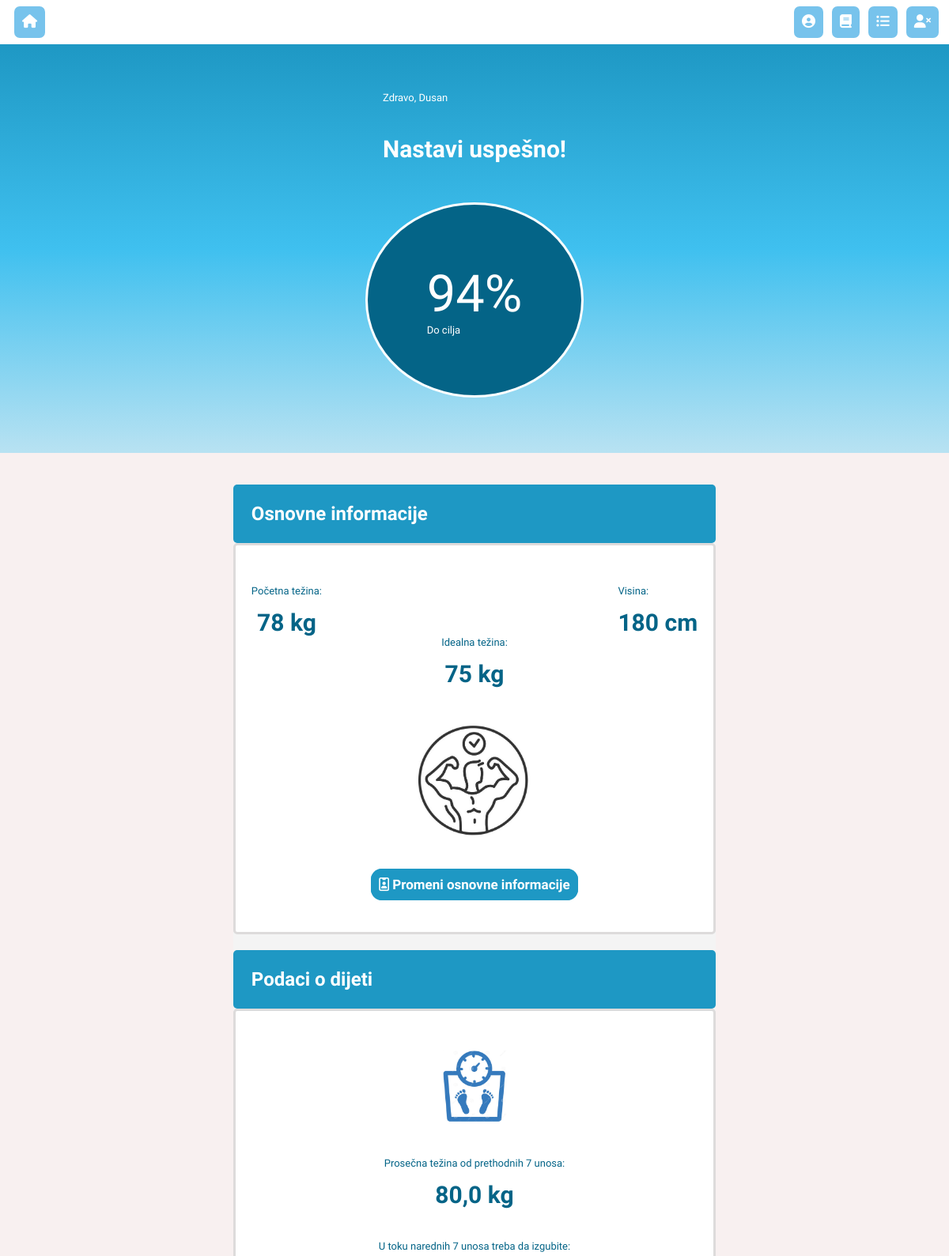
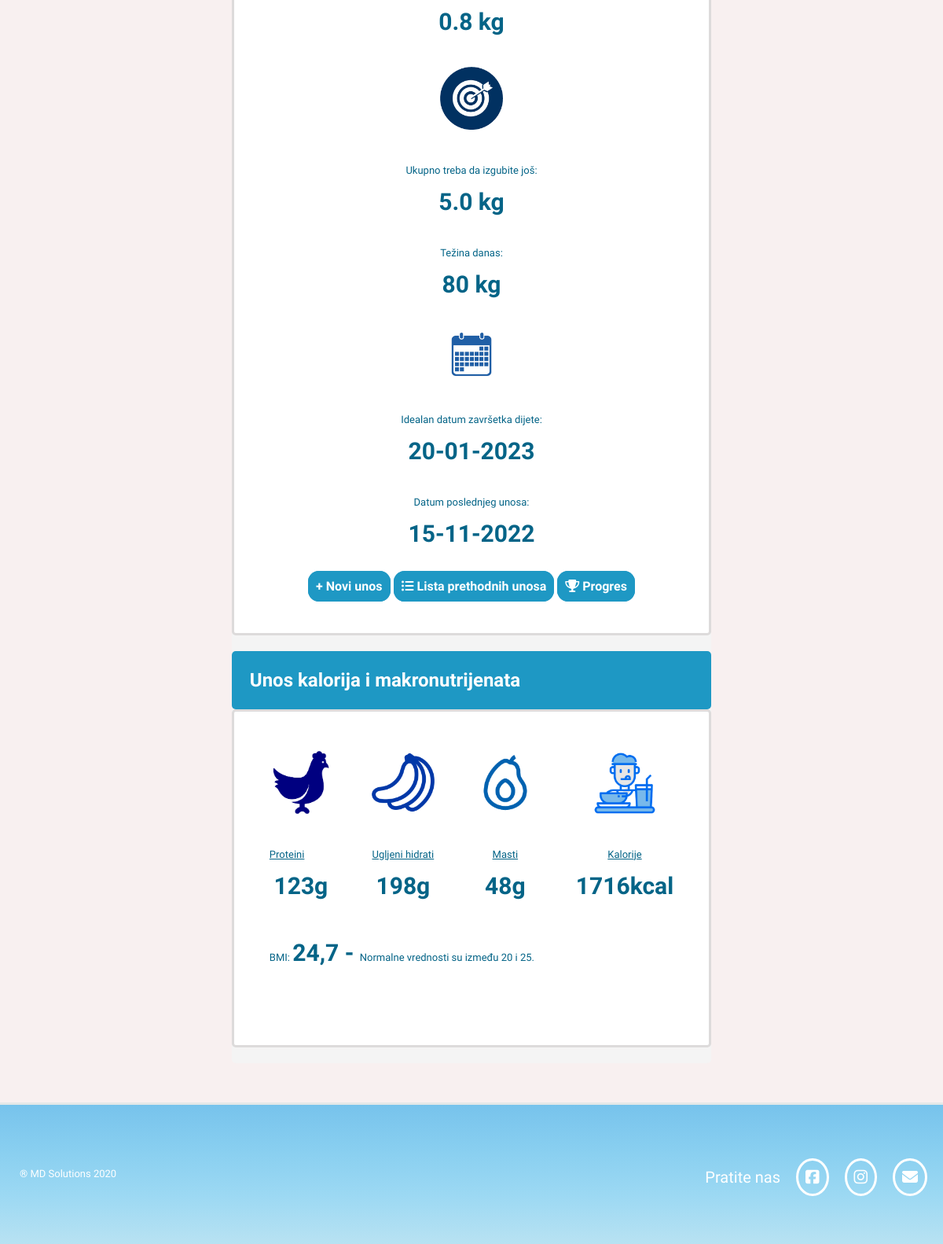
Page /overview/ (signed in) on the committed database (2 pictures, top to bottom).
### dijeta_je_meta/models.py (models this page shows, shortened)
class StartUserWeightAndHeight(models.Model):
    owner = models.ForeignKey(User, on_delete=models.CASCADE)
    ime = models.CharField(max_length=25, default="",
    validators=[MinLengthValidator(3)]
    )
    pocetna_tezina = models.IntegerField(
        default=0,
        validators=[
            MaxValueValidator(400),
            MinValueValidator(45)
        ]
    )
    visina = models.IntegerField(
        default=0,
        validators=[
            MaxValueValidator(250),
            MinValueValidator(140)
        ]
    )
    pol_m = "Muški"
    pol_z = "Ženski"
    polovi = [
        (pol_m,"Muški"),
        (pol_z,"Ženski")
    ]
    pol = models.CharField(max_length=6, choices=polovi,default=pol_m)

class CurrentWeight(models.Model):
    owner = models.ForeignKey(User, on_delete=models.CASCADE,blank=True)
    date_added = models.DateTimeField(auto_now_add=True)
    trenutna_tezina = models.IntegerField(
              default=0,
        validators=[
            MaxValueValidator(400),
            MinValueValidator(45)
        ]
    )
    detalji = models.TextField(blank=True)
    class Meta:
       ordering = ['-date_added']

### dijeta_je_meta/views.py (the view)
# urls.py: path("overview/", views.userinfo, name='userinfo'),
@login_required
def userinfo(request):
    info =  request.user.startuserweightandheight_set.all()
    context ={'info':info}
    if StartUserWeightAndHeight.objects.filter(owner=request.user):
        trenutna_tezina = StartUserWeightAndHeight.objects.filter(owner=request.user).first().pocetna_tezina
        idealna_tezina = round(ideal_weight(request))
        bmi = round(StartUserWeightAndHeight.objects.filter(owner=request.user).first().pocetna_tezina / pow(StartUserWeightAndHeight.objects.filter(owner=request.user).first().visina/100,2),1)
        macro_instance = WeightAndMacros(idealna_tezina,trenutna_tezina)
        macro_instance.calculate_macros(context)
        macro_instance.weight_diff(context)
        context['bmi'] = bmi
        context['trenutna_tezina'] = round(trenutna_tezina,1)
    if len(CurrentWeight.objects.filter(owner=request.user)) > 0:
       trenutna_tezina = CurrentWeight.objects.filter(owner=request.user).first().trenutna_tezina
       poslednji_unos = CurrentWeight.objects.filter(owner=request.user).first().date_added
       context['trenutna_tezina'] = trenutna_tezina
       context['poslednji_unos']=poslednji_unos
    if len(CurrentWeight.objects.filter(owner=request.user)) > 6:
        week = round(week_avg(request),1)
        bmi = round(week / pow(StartUserWeightAndHeight.objects.filter(owner=request.user).first().visina/100,2),1)
        macro_instance = WeightAndMacros(idealna_tezina,week)
        macro_instance.calculate_macros(context)
        macro_instance.weight_diff(context)
        if idealna_tezina > week:
            progres = round((week/idealna_tezina)*100)
        else:
            progres = round((idealna_tezina/week)*100)
        context['progres'] = progres
        context['bmi'] = bmi
        context['week_avg'] = week
    return render(request, "dijeta_je_meta/userinfo.html", context)

### dijeta_je_meta/views.py (called while the page is built)
def week_avg(request):
    counter = 6
    counter2 = 0
    while len(CurrentWeight.objects.filter(owner=request.user)) > counter:
        c = CurrentWeight.objects.filter(owner=request.user).order_by('date_added')[counter2:counter+1]
        counter += 7
        counter2 += 7
        week_avg = 0
        for i in range(7): # Sa for loopom ides kroz elemente liste koju si iznad napravio u query-ju!
            week_avg += c[i].trenutna_tezina
        week_avg = round(week_avg/7,2)
    return week_avg

def ideal_weight(request):
    if StartUserWeightAndHeight.objects.filter(owner=request.user):
        if StartUserWeightAndHeight.objects.filter(owner=request.user).first().pol == "Мuški":
           ideal_kg = 50+(0.91*(StartUserWeightAndHeight.objects.filter(owner=request.user).first().visina-152.4))
        else:
            ideal_kg = 50+(0.91*(StartUserWeightAndHeight.objects.filter(owner=request.user).first().visina-152.4))
        return ideal_kg

    def calculate_macros(self,context):
     context['proteini'] = self.protein
     context['idealna_tezina'] = self.idealna
     if self.trenutna > self.idealna:
        self.calories = self.calories - ((self.trenutna*2.2*13)*25/100)
        fat = round(self.calories*25/100/9)
        carbs = round(((self.calories- (self.protein*4 + fat*9))/4))
     elif self.trenutna < self.idealna:
        self.calories = self.calories + ((self.trenutna*2.2*13)*25/100)
        fat = round(self.calories*25/100/9)
        carbs = round((self.calories - (self.protein*4 + fat*9))/4)
     else:
        fat = round(self.calories*25/100/9)
        carbs = round((self.calories - (self.protein*4 + fat*9))/4)
     context['kalorije'] = round(self.calories)
     context['masti'] = fat
     context['carbs'] = carbs
     return context

### dijeta_je_meta/templates/dijeta_je_meta/userinfo.html (shortened to what this page needs)
{% extends "dijeta_je_meta/base.html" %}
{% load static %}
{% block content %}
  {% for i in info %}
  <div class="circle-back">
  <div class="center-main">
    <div class="start-text">
    <p>Zdravo, {{i.ime}}</p>
    <p class="head">Nastavi uspešno!</p>
    </div>
   </div>
  {% if week_avg > 0 %}
  <div class="center-main">
    <div class="progres-border">
     <p class="progres-font">{{progres}}%</p>
     <p>Do cilja</p>
    </div>
  </div>
  {% endif %}
  </div>
  <div class="center-main">
    <div id="userinfo">
    <h2 class="info-header">Osnovne informacije</h2>
    <div class="inner-info">
      <div class="info-flex">
        <div id="space">
          <p>Početna težina:</p>
          <p class="info-highlight"> {{i.pocetna_tezina}} kg</p>
        </div>
        <div>
          <p>Visina:</p>
          <p class="info-highlight"> {{i.visina}} cm</p>
        </div>
      </div>
      <div class="center">
        <div>
          <p>Idealna težina: </p>
          <p class="info-highlight">{{idealna_tezina}} kg</p>
        </div>
        <img src="../../static/dijeta_je_meta/images/ideal logo.png" alt="idealna tezina" class="resize">
      </div>
      <div class="center">
        <a href="{% url 'updateinfo' i.id %}" class="button" id="info-button"><i class="fa fa-id-badge"></i> Promeni osnovne informacije</a>
      </div>
    </div>
    <h2 class="info-header">Podaci o dijeti</h2>
    <div class="center">
    <div class="inner-info">
      {% if week_avg > 0 %}
      <img src="../../static/dijeta_je_meta/images/scale_logo2.png" alt="idealna tezina" class="resize2" class="center">
      <div class="p-space">
        <p>Prosečna težina od prethodnih 7 unosa: </p>
        <p class="info-highlight"> {{week_avg}} kg </p>
      </div>
      {% else %}
      <img src="../../static/dijeta_je_meta/images/scale_logo2.png" alt="slika vage" class="resize2" class="center">
      <div class="p-space">
        <p>Prosečna težina od prethodnih 7 unosa: </p>
        <p class="info-highlight"> Nemate 7 unosa </p>
      </div>
      {% endif %}
      <div class="p-space">
        <p>{{prosek|slice:43}}</p>
        <p class="info-highlight">{{prosek|slice:"43:51"}}</p>
      </div>
      <img src="../../static/dijeta_je_meta/images/target-icon-png-17.png" alt="slika mete" class="resize2" class="center">
      <div class="p-space">
        <p>{{razlika|slice:30}}</p>
        <p class="info-highlight">{{razlika|slice:"30:"}}</p>
      </div>
      <div class="p-space">
        <p>Težina danas:</p>
        <p class="info-highlight">{{trenutna_tezina}} kg</p>
      </div>
      <img src="../../static/dijeta_je_meta/images/c1-removebg-preview.png" alt="slika kalendara" class="resize2" class="center">
      <div class="p-space">
        <p>{{kraj|slice:31}}</p>
        <p class="info-highlight">{{kraj|slice:"31:"}}</p>
      </div>
      {% if poslednji_unos %}
      <div class="p-space">
        <p>Datum poslednjeg unosa:</p>
        <p class="info-highlight">{{poslednji_unos|date:"d-m-Y"}}</p>
      </div>
      {% else %}
      <p class="p-space">Datum poslednjeg unosa:  Nemate nijedan unos </p>
      {% endif %}
      <a href="{% url 'currentweight' %}"class="button">+ Novi unos</a>
      <a href="{% url 'weightlist' %}" class="button"><i class="fa fa-list-ul"></i> Lista prethodnih unosa</a>
      <a href="{% url 'history' %}" class="button"><i class="fa fa-trophy"></i> Progres</a>
    </div>
  </div>
  <h2 class="info-header">Unos kalorija i makronutrijenata</h2>
  <div class="inner-info">
    <div class="info-flex">
      <div class="macro">
        <img src="../../static/dijeta_je_meta/images/images.png" alt="slika kokoske" class="resize2" class="center">
        <p class="underline">Proteini</p>
        <p class="info-highlight">{{proteini}}g</p>
      </div>
      <div class="macro">
        <div class="center">
        <img src="../../static/dijeta_je_meta/images/banana-3-xxl.png" alt="slika banane" class="resize2">
        <p class="underline">Ugljeni hidrati</p>
        <p class="info-highlight">{{carbs}}g</p>
      </div>
      </div>
      <div class="macro">
        <div class="center">
        <img src="../../static/dijeta_je_meta/images/png-clipart-computer-icons-avocado-fruit-avocados-food-text-removebg-preview.png" alt="slika banane" class="resize2">
        <p class="underline">Masti</p>
        <p class="info-highlight">{{masti}}g</p>
      </div>
      </div>
      <div class="macro">
        <div class="center">
          <img src="../../static/dijeta_je_meta/images/Screenshot_4-removebg-preview.png" alt="slika banane" class="resize2">
          <p class="underline">Kalorije</p>
          <p class="info-highlight">{{kalorije}}kcal</p>
        </div>
      </div>
    </div>
    <p class="macro">BMI: <span class="info-highlight">{{bmi}} - </span>Normalne vrednosti su između 20 i 25.</p>
  </div>
 </div>
 </div>
  {% endfor %}
{% endblock %}

### dijeta_je_meta/static/dijeta_je_meta/css/other.css (style rules this page uses)
html { font-family: 'Abril Fatface', cursive; font-family: 'Koulen', cursive; font-family: 'Life Savers', cursive; font-family: 'Merriweather', serif; font-family: 'Philosopher', sans-serif; font-family: 'Radio Canada', sans-serif; scroll-behavior: smooth; background-color: rgb(248, 240, 240); }
* { box-sizing: border-box; padding: 0; margin: 0; }
p { font-size: 25px; }
.button { padding: 7px; background-color: rgb(30, 152, 196); color: white; border-style: solid; border-radius: 14px; border-color: rgb(30, 152, 196); font-weight: 1000; text-decoration: none; }
.center-main { margin-top: 40px; display: flex; justify-content: center; margin-bottom: 50px; }
#userinfo { background-color: rgb(244, 244, 244); border-radius: 5px; }
.info-header { background-color: rgb(30, 152, 196); color: white; font-weight: bold; padding: 23px; border-radius: 5px; }
.inner-info { padding-top: 50px; padding-bottom: 50px; padding-left: 20px; padding-right: 20px; border-radius: 5px; background-color: white; color: rgb(4, 100, 135); margin-bottom: 20px; border-color: rgb(221, 219, 219); border-style: solid; }
.info-flex { display: flex; justify-content: center; flex-wrap: wrap; }
#space { margin-right: auto; }
.center { text-align:center; position:relative; }
.resize { width: 150px; margin-top: 40px; margin-bottom: 40px; }
#info-button { text-align: center; margin-top: 15px; font-weight: bold; font-size: 17px; }
.info-highlight { text-align: center; margin-top: 15px; font-size: 30px; font-weight: bold; }
.p-space { margin-bottom: 40px; }
.resize2 { width: 80px; margin-bottom: 40px; }
.underline { text-decoration: underline; }
.macro { margin-bottom: 50px; padding-left: 25px; padding-right: 25px; }
.progres-border { border: 3px solid; border-radius: 50%; font-size: 40px; padding: 75px; color: white; background-color: rgb(4, 100, 135); }
.progres-font { font-size: 65px; }
.start-text { color: white; }
.head { margin-top: 40px; font-size: 30px; font-weight: bold; }
.circle-back { background: linear-gradient(rgb(30, 152, 196), rgb(63, 192, 239), #B8E2F2); margin-top: -10px; padding-top: 20px; padding-bottom: 20px; }
@media all and (min-width: 1025px) and (max-width: 1200px) { p { font-size: 13px; } }

### rows in the picture
StartUserWeightAndHeight: ime "Dusan", id "94", pocetna_tezina "78", visina "180", idealna_tezina "75", week_avg "80,0", prosek "U toku narednih 7 unosa treba da izgubite:", prosek "0.8 kg", razlika "Ukupno treba da izgubite još:", razlika "5.0 kg", trenutna_tezina "80", kraj "Idealan datum završetka dijete:", kraj "20-01-2023", proteini "123", carbs "198", masti "48", kalorije "1716", bmi "24,7"
CurrentWeight: date_added "15-11-2022"
